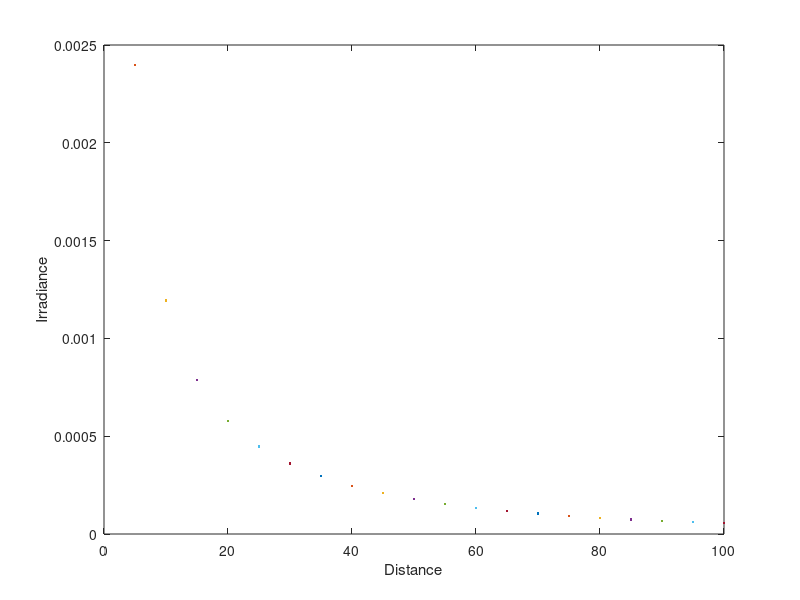

This chart was generated by the following MATLAB code:
%%UV Irradiance
for x=0:5:100 %%distance from the lamp in cm
    l=39.8; %%length of the lamp segment in cm
    r=0.8; %% radius of the lamp in cm
    H=x/r;
    L=l/r;
    X=(1+H)^2+L^2;
    Y=(1-H)^2+L^2;
    M= sqrt((H-1)/(H+1));
    Q=(atan(L/(sqrt(H^2-1))))/L;
    W=atan(M);
    E=((X-(2*H))*atan(M*sqrt(X/Y)))/(sqrt(X*Y));
    F=(L/(pi*H))*(Q-W+E);
    Euv=6; %%UV power output of the lamp
    I=(Euv*F)/(2*pi*r*l);
    plot(x,I,'.');
    ylabel('Irradiance')
    xlabel('Distance')
    hold on
end

  %% Reflective Irradiance for Vertical Distance-1 to the floor
  Length = 250;
  Breadth=250;
  Height=250;
  x=25
  X=Height/x;
  Y=Length/x;
  Q=(X*atan(Y/(sqrt(1+X^2))))/(sqrt(1+X^2))
  W=(Y*atan(X/(sqrt(1+Y^2))))/(sqrt(1+Y^2))
  Fh1=(Q+W)/(2*pi)
  Euv=6; %%UV power output of the lamp
  Ih1=(Euv*Fh1)/(2*pi*r*l)
  %% Reflective Irradiance for Vertical Distance-2 to the cealing
  Length = 250;
  Breadth=250;
  Height=250;
  x=25
  X=Height/x;
  Y=Length/x;
  Q=(X*atan(Y/(sqrt(1+X^2))))/(sqrt(1+X^2))
  W=(Y*atan(X/(sqrt(1+Y^2))))/(sqrt(1+Y^2))
  Fh2=(Q+W)/(2*pi)
  Euv=6; %%UV power output of the lamp
  Ih2=(Euv*Fh2)/(2*pi*r*l)
  %% Reflective Irradiance for Horizontal Distance-1 to the left end of the wall
  Length = 250;
  Breadth=250;
  Height=250;
  Y=25
  P=Height/Breadth;
  Q=Y/Breadth;
  A=atan(1/Q)
  B=(Q*atan(1/(sqrt(P^2+Q^2))))/(sqrt(P^2+Q^2))
  Fv1=(A-B)/(2*pi)
  Euv=6; %%UV power output of the lamp
  Iv1=(Euv*Fv1)/(2*pi*r*l)
  %% Reflective Irradiance for Horizontal Distance-1 to the left end of the wall
  Length = 250;
  Breadth=250;
  Height=250;
  Y=25
  P=Height/Breadth;
  Q=Y/Breadth;
  A=atan(1/Q)
  B=(Q*atan(1/(sqrt(P^2+Q^2))))/(sqrt(P^2+Q^2))
  Fv2=(A-B)/(2*pi)
  Euv=6; %%UV power output of the lamp
  Iv2=(Euv*Fv2)/(2*pi*r*l)
  
  
  
  
  
  
  
  
  



